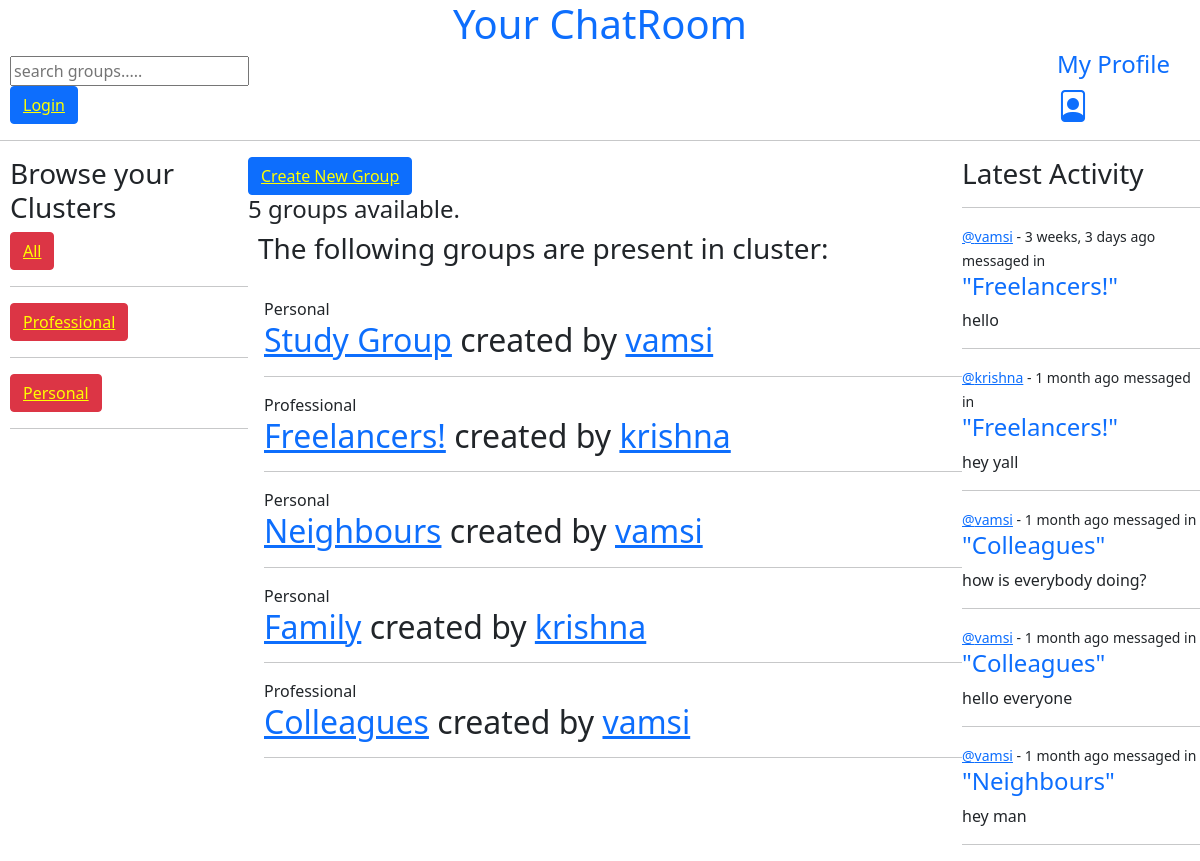
Before: / with the older database file.
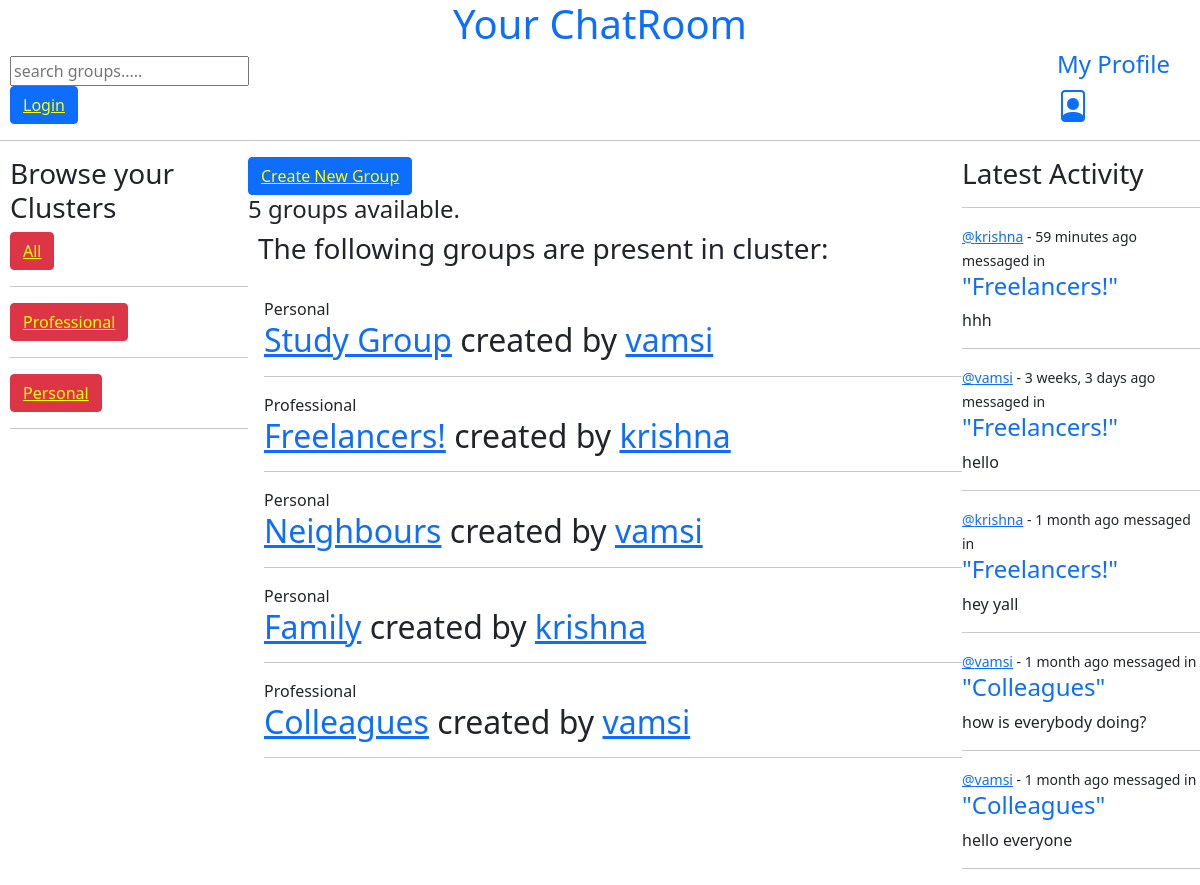
After: the same page with the newer database file.
### baseApp/models.py (models this page shows, shortened)
class Cluster(models.Model):
    clusterName = models.CharField(max_length = 200)

class Group(models.Model):
    admin = models.ForeignKey(User, null = True, on_delete = models.SET_NULL)
    cluster = models.ForeignKey(Cluster, on_delete = models.SET_NULL, null = True)
    GroupName = models.CharField(max_length = 200)
    GroupDescription = models.TextField(null = True, blank = True)
    updatedTime = models.DateTimeField(auto_now = True)
    createdTime = models.DateTimeField(auto_now_add = True)
    class Meta:
        ordering = ['-createdTime']
    def __str__(self):
        return self.GroupName

class Messages(models.Model):
    group = models.ForeignKey(Group, on_delete = models.CASCADE)
    user = models.ForeignKey(User, on_delete = models.CASCADE)
    content = models.TextField()
    updated = models.DateTimeField(auto_now = True)
    created = models.DateTimeField(auto_now_add = True)
    def __str__(self):
        return self.content[0:40]

### baseApp/views.py (the view)
# urls.py: path('', views.home, name = "home"),
def home(request):
    query = ''
    if(request.GET.get('f') != None):
        query = request.GET.get('f')
    groups = Group.objects.filter(Q(cluster__clusterName__icontains = query) | Q(GroupName__icontains = query) | Q(GroupDescription__icontains = query))
    grpCount = groups.count()
    clusters = Cluster.objects.all()
    recent_msgs = Messages.objects.all().order_by("-created")[:5]
    context = {'grps': groups, 'clusters':clusters, 'group_count': grpCount, "feed":recent_msgs}
    return render(request, 'baseApp/homepage.html', context)

### baseApp/templates/baseApp/homepage.html (shortened to what this page needs)
{% extends 'main.html' %}
{% block contentBlock %}
<link rel="stylesheet" href=
"https://cdn.jsdelivr.net/npm/bootstrap@5.0.2/dist/css/bootstrap.min.css" />
    <link rel="stylesheet" href=
"https://cdn.jsdelivr.net/npm/bootstrap-icons@1.5.0/font/bootstrap-icons.css" />
<div class = 'homepage'>
    <div>
        {% include 'baseApp/clusterView.html' %}
    </div>
    <div>
        <div>
            <button class = "btn btn-primary"><a href = "{% url 'create_group' %}" style = "color: yellow;">Create New Group</a></button>
        </div>
        {% if group_count == 0 %}
        <h4>No groups available :(</h4>
        {% elif group_count == 1 %}
        <h4>1 group available</h4>
        {% else %}
        <h4>{{group_count}} groups available.</h4>
        {% endif %}
        {% include 'baseApp/mainFeed.html' %}
    </div>
    <div class = "recents">
        {% include 'baseApp/recentFeed.html' %}
    </div>
</div>
{% endblock contentBlock %}

### baseApp/templates/baseApp/clusterView.html
<h3>Browse your Clusters</h3>
        <div>
            <button class = "btn btn-danger"><a href = "{% url 'home' %}" style = "color: yellow;">All</a></button>
        </div>
        <hr>
        {% for cluster in clusters %}
            <div>
                <button class = "btn btn-danger"><a href = "{% url 'home' %}?f={{cluster.clusterName}}" style="color: yellow;">{{cluster.clusterName}}</a></button>
            </div>
            <hr>
        {% endfor %}

### baseApp/templates/baseApp/mainFeed.html (shortened to what this page needs)
{% if group_count >= 1 %}
        <h3 style="padding-left: 10px;">The following groups are present in cluster: </h3>
        <br>
        <div style="padding-left: 16px;">
            {% for gr in grps %}
                <span>{{gr.cluster.clusterName}}</span>
                <br>
                <h2><a href = "{% url 'group' gr.id %}">{{gr.GroupName}}</a> created by <a href = "{% url 'user_profile' gr.admin.id %}">{{gr.admin}}</a></h2>
                <hr>
            {% endfor %}
        {% endif %}
        </div>

### baseApp/templates/baseApp/recentFeed.html (shortened to what this page needs)
<h3>Latest Activity</h3>
        <hr>
        {% for latest in feed %}
        <a href = "{% url 'group' latest.group.id %}" style = "text-decoration: none;">
            <div>
                <small><a href = "{% url 'user_profile' latest.user.id %}">@{{latest.user}}</a> - {{latest.created|timesince}} ago</small>
                <small>messaged in <a style = "text-decoration:none;" href = "{% url 'group' latest.group.id %}"><h4>"{{latest.group}}"</h4></a></small>
                <p>{{latest}}</p>
                <hr>
            </div>
        </a>
        {% endfor %}

Changed rows visible on the page:
no longer on this page (row unchanged): Messages: user "vamsi", created "1 month", group "Neighbours", content "hey man"
added Messages: user "krishna", created "59 minutes", group "Freelancers!", content "hhh"
